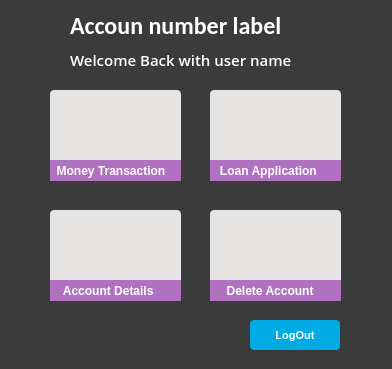
<?xml version="1.0" encoding="UTF-8"?>
<ui version="4.0">
 <class>userAcc</class>
 <widget class="QDialog" name="userAcc">
  <property name="geometry">
   <rect>
    <x>0</x>
    <y>0</y>
    <width>392</width>
    <height>369</height>
   </rect>
  </property>
  <property name="windowTitle">
   <string>User Account</string>
  </property>
  <property name="styleSheet">
   <string notr="true">QWidget
{
    background-color:	#3b3b3b;

	color: #fff;
	selection-background-color: #fff;
	selection-color: #000;

}


/*-----QLabel-----*/
QLabel
{
	background-color: transparent;
	color: #fff;

}


/*-----QPushButton-----*/
QPushButton
{
	background-color: #00aae4;
	color: #fff;
	min-width: 80px;
	border-radius: 4px;
	padding: 5px;

}



QPushButton::hover
{
	background-color: #0486b2;
	border: 1px solid #0486b2;

}





</string>
  </property>
  <widget class="QLabel" name="wMessage">
   <property name="geometry">
    <rect>
     <x>70</x>
     <y>10</y>
     <width>291</width>
     <height>31</height>
    </rect>
   </property>
   <property name="font">
    <font>
     <family>Calibri</family>
     <pointsize>18</pointsize>
     <weight>75</weight>
     <bold>true</bold>
    </font>
   </property>
   <property name="text">
    <string>Accoun number label</string>
   </property>
  </widget>
  <widget class="QLabel" name="uName">
   <property name="geometry">
    <rect>
     <x>70</x>
     <y>50</y>
     <width>251</width>
     <height>20</height>
    </rect>
   </property>
   <property name="font">
    <font>
     <family>Open Sans Semibold</family>
     <pointsize>11</pointsize>
    </font>
   </property>
   <property name="text">
    <string>Welcome Back with user name </string>
   </property>
  </widget>
  <widget class="QPushButton" name="moneyTrasaction">
   <property name="geometry">
    <rect>
     <x>50</x>
     <y>90</y>
     <width>131</width>
     <height>81</height>
    </rect>
   </property>
   <property name="palette">
    <palette>
     <active>
      <colorrole role="WindowText">
       <brush brushstyle="SolidPattern">
        <color alpha="255">
         <red>255</red>
         <green>255</green>
         <blue>255</blue>
        </color>
       </brush>
      </colorrole>
      <colorrole role="Button">
       <brush brushstyle="SolidPattern">
        <color alpha="255">
         <red>229</red>
         <green>228</green>
         <blue>226</blue>
        </color>
       </brush>
      </colorrole>
      <colorrole role="Text">
       <brush brushstyle="SolidPattern">
        <color alpha="255">
         <red>255</red>
         <green>255</green>
         <blue>255</blue>
        </color>
       </brush>
      </colorrole>
      <colorrole role="ButtonText">
       <brush brushstyle="SolidPattern">
        <color alpha="255">
         <red>255</red>
         <green>255</green>
         <blue>255</blue>
        </color>
       </brush>
      </colorrole>
      <colorrole role="Base">
       <brush brushstyle="SolidPattern">
        <color alpha="255">
         <red>229</red>
         <green>228</green>
         <blue>226</blue>
        </color>
       </brush>
      </colorrole>
      <colorrole role="Window">
       <brush brushstyle="SolidPattern">
        <color alpha="255">
         <red>229</red>
         <green>228</green>
         <blue>226</blue>
        </color>
       </brush>
      </colorrole>
      <colorrole role="Highlight">
       <brush brushstyle="SolidPattern">
        <color alpha="255">
         <red>255</red>
         <green>255</green>
         <blue>255</blue>
        </color>
       </brush>
      </colorrole>
      <colorrole role="HighlightedText">
       <brush brushstyle="SolidPattern">
        <color alpha="255">
         <red>0</red>
         <green>0</green>
         <blue>0</blue>
        </color>
       </brush>
      </colorrole>
      <colorrole role="PlaceholderText">
       <brush brushstyle="NoBrush">
        <color alpha="128">
         <red>255</red>
         <green>255</green>
         <blue>255</blue>
        </color>
       </brush>
      </colorrole>
     </active>
     <inactive>
      <colorrole role="WindowText">
       <brush brushstyle="SolidPattern">
        <color alpha="255">
         <red>255</red>
         <green>255</green>
         <blue>255</blue>
        </color>
       </brush>
      </colorrole>
      <colorrole role="Button">
       <brush brushstyle="SolidPattern">
        <color alpha="255">
         <red>229</red>
         <green>228</green>
         <blue>226</blue>
        </color>
       </brush>
      </colorrole>
      <colorrole role="Text">
       <brush brushstyle="SolidPattern">
        <color alpha="255">
         <red>255</red>
         <green>255</green>
         <blue>255</blue>
        </color>
       </brush>
      </colorrole>
      <colorrole role="ButtonText">
       <brush brushstyle="SolidPattern">
        <color alpha="255">
         <red>255</red>
         <green>255</green>
         <blue>255</blue>
        </color>
       </brush>
      </colorrole>
      <colorrole role="Base">
       <brush brushstyle="SolidPattern">
        <color alpha="255">
         <red>229</red>
         <green>228</green>
         <blue>226</blue>
        </color>
       </brush>
      </colorrole>
      <colorrole role="Window">
       <brush brushstyle="SolidPattern">
        <color alpha="255">
         <red>229</red>
         <green>228</green>
         <blue>226</blue>
        </color>
       </brush>
      </colorrole>
      <colorrole role="Highlight">
       <brush brushstyle="SolidPattern">
        <color alpha="255">
         <red>255</red>
         <green>255</green>
         <blue>255</blue>
        </color>
       </brush>
      </colorrole>
      <colorrole role="HighlightedText">
       <brush brushstyle="SolidPattern">
        <color alpha="255">
         <red>0</red>
         <green>0</green>
         <blue>0</blue>
        </color>
       </brush>
      </colorrole>
      <colorrole role="PlaceholderText">
       <brush brushstyle="NoBrush">
        <color alpha="128">
         <red>255</red>
         <green>255</green>
         <blue>255</blue>
        </color>
       </brush>
      </colorrole>
     </inactive>
     <disabled>
      <colorrole role="WindowText">
       <brush brushstyle="SolidPattern">
        <color alpha="255">
         <red>255</red>
         <green>255</green>
         <blue>255</blue>
        </color>
       </brush>
      </colorrole>
      <colorrole role="Button">
       <brush brushstyle="SolidPattern">
        <color alpha="255">
         <red>229</red>
         <green>228</green>
         <blue>226</blue>
        </color>
       </brush>
      </colorrole>
      <colorrole role="Text">
       <brush brushstyle="SolidPattern">
        <color alpha="255">
         <red>255</red>
         <green>255</green>
         <blue>255</blue>
        </color>
       </brush>
      </colorrole>
      <colorrole role="ButtonText">
       <brush brushstyle="SolidPattern">
        <color alpha="255">
         <red>255</red>
         <green>255</green>
         <blue>255</blue>
        </color>
       </brush>
      </colorrole>
      <colorrole role="Base">
       <brush brushstyle="SolidPattern">
        <color alpha="255">
         <red>229</red>
         <green>228</green>
         <blue>226</blue>
        </color>
       </brush>
      </colorrole>
      <colorrole role="Window">
       <brush brushstyle="SolidPattern">
        <color alpha="255">
         <red>229</red>
         <green>228</green>
         <blue>226</blue>
        </color>
       </brush>
      </colorrole>
      <colorrole role="Highlight">
       <brush brushstyle="SolidPattern">
        <color alpha="255">
         <red>255</red>
         <green>255</green>
         <blue>255</blue>
        </color>
       </brush>
      </colorrole>
      <colorrole role="HighlightedText">
       <brush brushstyle="SolidPattern">
        <color alpha="255">
         <red>0</red>
         <green>0</green>
         <blue>0</blue>
        </color>
       </brush>
      </colorrole>
      <colorrole role="PlaceholderText">
       <brush brushstyle="NoBrush">
        <color alpha="128">
         <red>255</red>
         <green>255</green>
         <blue>255</blue>
        </color>
       </brush>
      </colorrole>
     </disabled>
    </palette>
   </property>
   <property name="cursor">
    <cursorShape>PointingHandCursor</cursorShape>
   </property>
   <property name="styleSheet">
    <string notr="true">QPushButton{
    background-color:#e5e4e2;
}

QPushButton::hover
{
	background-color:#cec8ef;
	border: 1px solid #e5e4e2;
 	
}</string>
   </property>
   <property name="text">
    <string/>
   </property>
  </widget>
  <widget class="QPushButton" name="LoanApplication">
   <property name="geometry">
    <rect>
     <x>210</x>
     <y>90</y>
     <width>131</width>
     <height>81</height>
    </rect>
   </property>
   <property name="cursor">
    <cursorShape>PointingHandCursor</cursorShape>
   </property>
   <property name="styleSheet">
    <string notr="true">QPushButton{
    background-color:#e5e4e2;
}

QPushButton::hover
{
	background-color:#cec8ef;
	border: 1px solid #e5e4e2;
 	
}</string>
   </property>
   <property name="text">
    <string/>
   </property>
  </widget>
  <widget class="QPushButton" name="viewAccount">
   <property name="geometry">
    <rect>
     <x>50</x>
     <y>210</y>
     <width>131</width>
     <height>81</height>
    </rect>
   </property>
   <property name="cursor">
    <cursorShape>PointingHandCursor</cursorShape>
   </property>
   <property name="styleSheet">
    <string notr="true">QPushButton{
    background-color:#e5e4e2;
}

QPushButton::hover
{
	background-color:#cec8ef;
	border: 1px solid #e5e4e2;
 	
}</string>
   </property>
   <property name="text">
    <string/>
   </property>
  </widget>
  <widget class="QPushButton" name="deleteAccount">
   <property name="geometry">
    <rect>
     <x>210</x>
     <y>210</y>
     <width>131</width>
     <height>81</height>
    </rect>
   </property>
   <property name="cursor">
    <cursorShape>PointingHandCursor</cursorShape>
   </property>
   <property name="styleSheet">
    <string notr="true">QPushButton{
    background-color:#e5e4e2;
}

QPushButton::hover
{
	background-color:#cec8ef;
	border: 1px solid #e5e4e2;
 	
}</string>
   </property>
   <property name="text">
    <string/>
   </property>
  </widget>
  <widget class="QPushButton" name="cancel">
   <property name="geometry">
    <rect>
     <x>250</x>
     <y>320</y>
     <width>90</width>
     <height>30</height>
    </rect>
   </property>
   <property name="font">
    <font>
     <family>MS Sans Serif</family>
     <pointsize>8</pointsize>
     <weight>75</weight>
     <bold>true</bold>
    </font>
   </property>
   <property name="cursor">
    <cursorShape>PointingHandCursor</cursorShape>
   </property>
   <property name="text">
    <string>LogOut</string>
   </property>
  </widget>
  <widget class="QLabel" name="label">
   <property name="geometry">
    <rect>
     <x>50</x>
     <y>160</y>
     <width>131</width>
     <height>21</height>
    </rect>
   </property>
   <property name="font">
    <font>
     <pointsize>9</pointsize>
     <weight>75</weight>
     <bold>true</bold>
    </font>
   </property>
   <property name="styleSheet">
    <string notr="true">QLabel
{
	background-color: #b072c0;
	

}
</string>
   </property>
   <property name="text">
    <string>  Money Transaction</string>
   </property>
  </widget>
  <widget class="QLabel" name="label_2">
   <property name="geometry">
    <rect>
     <x>210</x>
     <y>160</y>
     <width>131</width>
     <height>21</height>
    </rect>
   </property>
   <property name="font">
    <font>
     <pointsize>9</pointsize>
     <weight>75</weight>
     <bold>true</bold>
    </font>
   </property>
   <property name="styleSheet">
    <string notr="true">QLabel
{
	background-color: #b072c0;
	

}</string>
   </property>
   <property name="text">
    <string>   Loan Application</string>
   </property>
  </widget>
  <widget class="QLabel" name="label_3">
   <property name="geometry">
    <rect>
     <x>50</x>
     <y>280</y>
     <width>131</width>
     <height>21</height>
    </rect>
   </property>
   <property name="font">
    <font>
     <pointsize>9</pointsize>
     <weight>75</weight>
     <bold>true</bold>
    </font>
   </property>
   <property name="styleSheet">
    <string notr="true">QLabel
{
	background-color: #b072c0;
	

}</string>
   </property>
   <property name="text">
    <string>    Account Details</string>
   </property>
  </widget>
  <widget class="QLabel" name="label_4">
   <property name="geometry">
    <rect>
     <x>210</x>
     <y>280</y>
     <width>131</width>
     <height>21</height>
    </rect>
   </property>
   <property name="font">
    <font>
     <pointsize>9</pointsize>
     <weight>75</weight>
     <bold>true</bold>
    </font>
   </property>
   <property name="styleSheet">
    <string notr="true">QLabel
{
	background-color: #b072c0;
	

}</string>
   </property>
   <property name="text">
    <string>     Delete Account</string>
   </property>
  </widget>
 </widget>
 <resources/>
 <connections/>
</ui>
